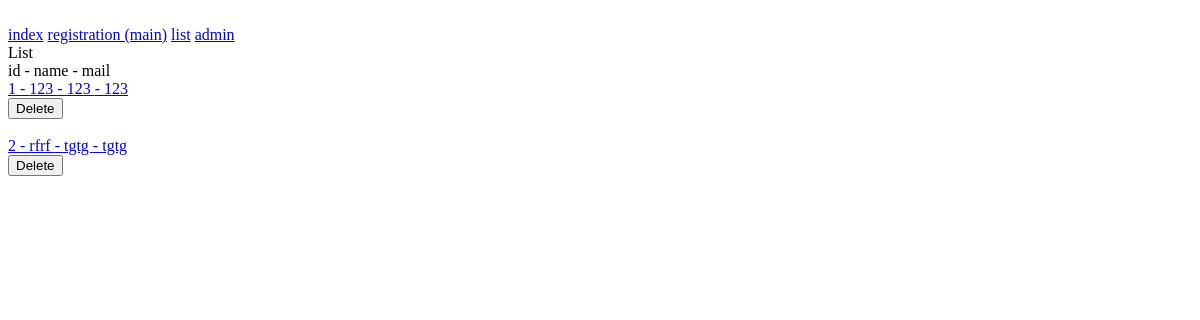
The app's page /main/list/, older data.
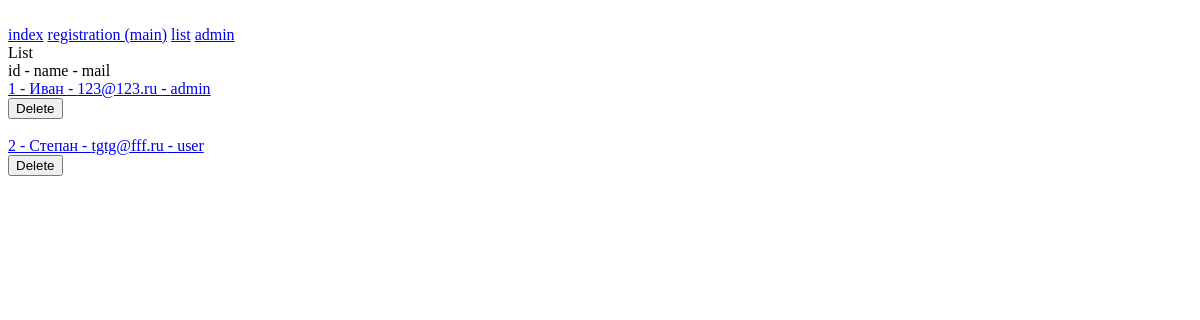
The same page, newer data.
### main/models.py (models this page shows)
class Employee(models.Model):
    id = models.AutoField(primary_key=True)
    name = models.CharField('Имя пользователя', max_length = 100)
    mail = models.CharField('Почта', max_length = 200)
    status = models.CharField('Статус', max_length = 100)
    def __str__(self):
        return (self.name)
    class Meta:
        verbose_name = 'Сотрудники'
        verbose_name_plural = 'Сотрудники'

### main/views.py (the view)
# urls.py: path('list/', views.list, name = 'list'),
def list(request):
    user_objects = Employee.objects.all()
    print(f'user_objects(list) - {user_objects}')
    return render(request, 'main/list.html', {'user_objects': user_objects})

### django_test_1/templates/main/list.html (shortened to what this page needs)
{%extends "layout.html"%}
{%block content%}
  List<br>
  id - name - mail <br>
  {% for user in user_objects %}
  <a href="{% url 'main:event' user.id %}">
    {{user.id}} - {{user.name}} - {{ user.mail}} - {{ user.status}}</a>
  <form action="{% url 'main:delete' user.id %}" method="POST">
  <button type="submit">Delete</button>
  </form><br>
  {%endfor%}
{%endblock%}

Row changes from the older to the newer data that the page shows:
changed Employee id 1: name "123" → "Иван"; mail "123" → "123@123.ru"; status "123" → "admin"
changed Employee id 2: name "rfrf" → "Степан"; mail "tgtg" → "tgtg@fff.ru"; status "tgtg" → "user"
